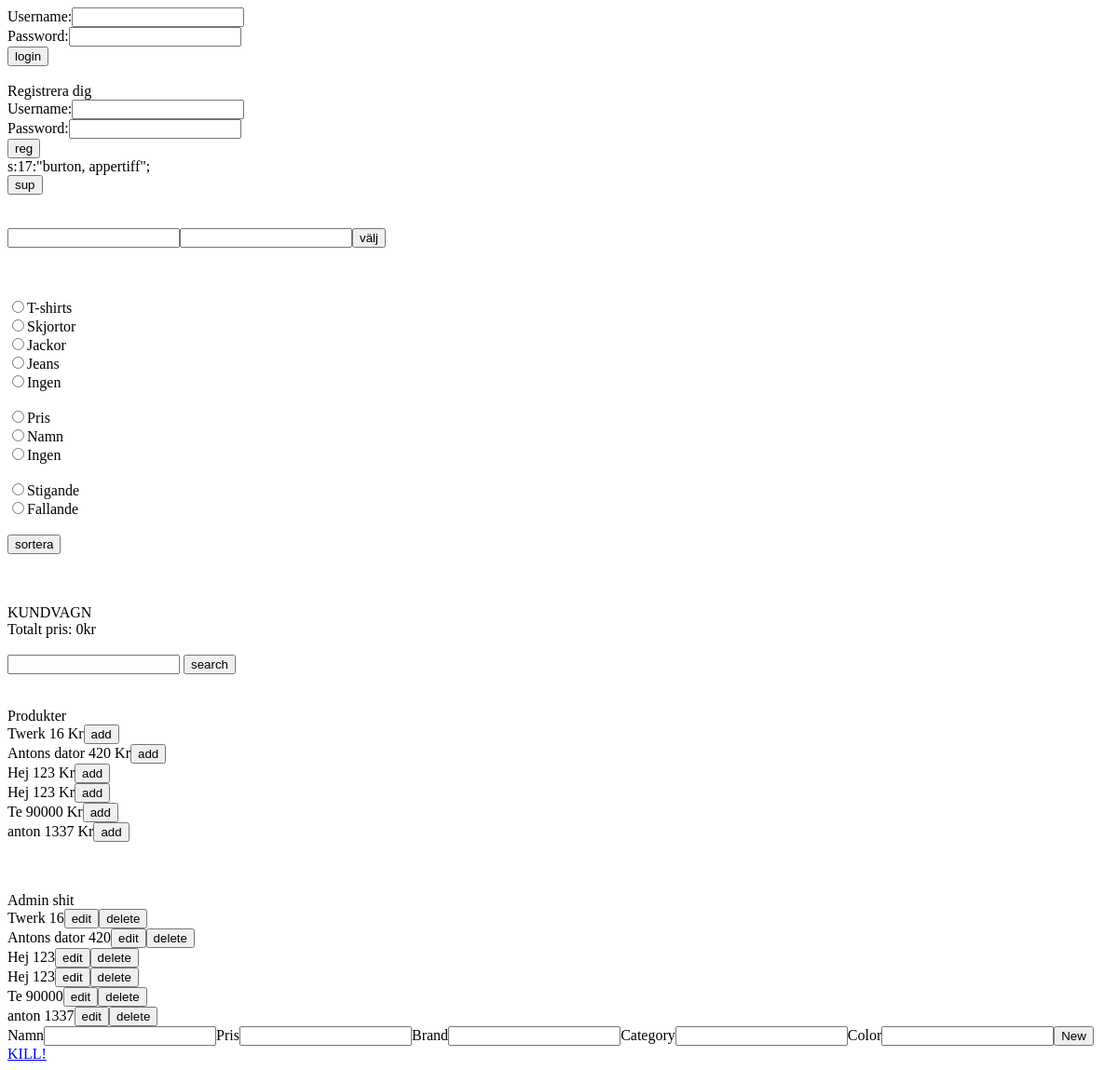
The app's page /, older data.
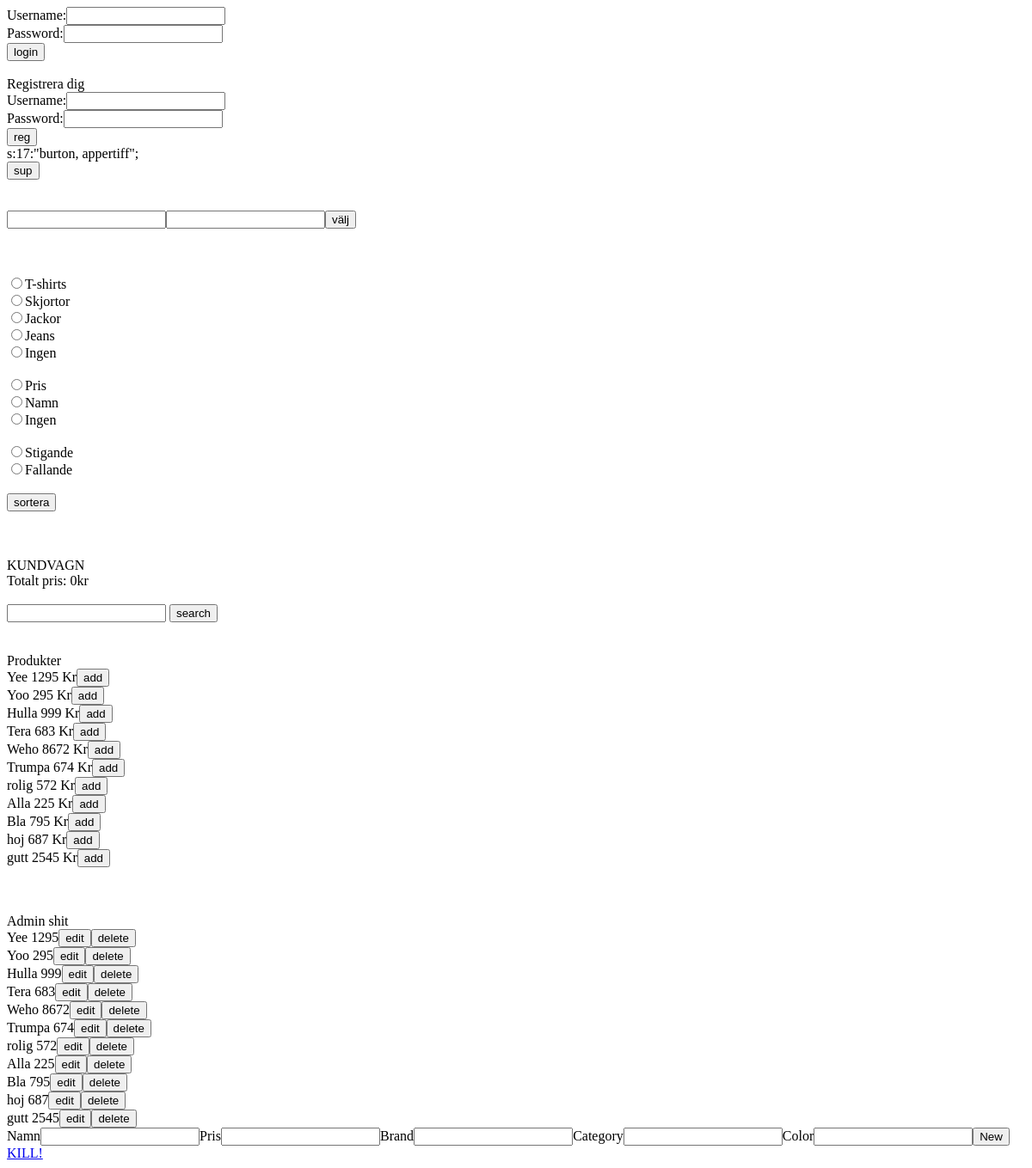
The same page, newer data.
### tables this page shows
CREATE TABLE IF NOT EXISTS `produkter` (
  `Id` int(11) NOT NULL AUTO_INCREMENT,
  `Namn` varchar(20) NOT NULL,
  `Pris` int(11) NOT NULL,
  `brand` varchar(30) NOT NULL,
  `color` varchar(30) NOT NULL,
  `category` varchar(30) NOT NULL,
  PRIMARY KEY (`Id`)
);

### Index.php (the view, shortened to what this page needs)
<?php
$dbh = new PDO('mysql:dbname=' . DB_NAME . ';host=' . DB_SERVER . ';charset=utf8', DB_USER, DB_PASSWORD);
include 'login.html.php';
$sql = "SELECT * FROM produkter";
$stmt = $dbh->prepare($sql);
$stmt->execute();
$produkter = $stmt->fetchAll();
$sql = "SELECT * FROM produkter";
$stmt = $dbh->prepare($sql);
$stmt->execute();
$adminprodukter = $stmt->fetchAll();
include 'reg.html.php';
echo "<form method='post'>";
echo "<input type=submit name=hej value=sup>";
echo"<br>";
echo"<br>";
echo"<br>";
echo "<form method='get'>";
echo"<input type=text name=gender>";
echo"<input type=text name=category>";
echo "<input type=submit name=action value=välj>";
echo "</form>";
echo"<br>";
echo"<br>";
echo"<br>";
echo "<form method='post'>";
echo "<input type=radio name=category value=T-shirt>T-shirts";
echo "<br>";
echo "<input type=radio name=category value=Skjortor>Skjortor";
echo "<br>";
echo "<input type=radio name=category value=Jackor>Jackor";
echo "<br>";
echo "<input type=radio name=category value=Jeans>Jeans";
echo "<br>";
echo "<input type=radio name=category value=>Ingen";
echo "<br>";
echo "<br>";
echo "<input type=radio name=sortby value=Pris>Pris";
echo "<br>";
echo "<input type=radio name=sortby value=Namn>Namn";
echo "<br>";
echo "<input type=radio name=sortby value=>Ingen";
echo "<br>";
echo "<br>";
echo "<input type=radio name=sortord value=ASC>Stigande";
echo "<br>";
echo "<input type=radio name=sortord value=DESC>Fallande";
echo "<br>";
echo "<br>";
echo "<input type=submit name=handling value=sortera>";
echo "<br>";
echo "</form>";
echo "<br>";
echo "<br>";
echo "<br>";
echo 'KUNDVAGN';
$total = 0;
echo "<br>"."Totalt pris: ".$total . "kr";
echo "<br>";
echo "<br>";
echo "<form method='post'>";
echo "<input type=text name=search>";
echo " <input type=submit name=action value=search>";
echo "</form>";
echo "<br>";
echo "<br>";
echo "Produkter";
echo "<br>";
if ($produkter[1] != 0) {
    foreach ($produkter as $produkt) {
        echo "<tr>";
        echo "<form method='post'>";
        echo "<td>" . $produkt[1] . " " . $produkt[2] . " Kr</td>";
        echo "<td><input type='submit' name='action' value='add'></td>";
        echo "</form>";
        echo "</tr>";
    }
} else {
    echo "<br>";
    echo "Det du letade efter existerar inte. Idiot.";
}
echo "<br>";
echo "<br>";
echo "<br>";
echo 'Admin shit';
foreach ($adminprodukter as $produkt) {
    echo "<tr>";
    echo "<form method='post'>";
    echo "<td>" . $produkt[1] . " " . $produkt[2] . "</td>";
    echo "<td><input type='submit' name='action' value='edit'><input type='submit' name='action' value='delete'></td>";
    echo "</form>";
    echo "</tr>";
}
echo "<form method='post'>";
echo "Namn<input type='text' name='namn'>";
echo "Pris<input type='text' name='pris'>";
echo "Brand<input type='text' name='brand'>";
echo "Category<input type='text' name='category'>";
echo "Color<input type='text' name='color'>";
echo "<input type='submit' name='action' value='New'>";
echo "</form>";
?>
<!DOCTYPE html>
<html>
    <head>
    </head>
    <body>
        <a href="kill.php">KILL!</a>
        <br>
    </body>
</html>

Row changes from the older to the newer data that the page shows:
removed produkter: Namn "Twerk", Pris "16"
removed produkter: Namn "Antons dator", Pris "420"
removed produkter: Namn "Hej", Pris "123"
removed produkter: Namn "Hej", Pris "123"
removed produkter: Namn "Te", Pris "90000"
removed produkter: Namn "anton", Pris "1337"
added produkter: Namn "Yee", Pris "1295"
added produkter: Namn "Yoo", Pris "295"
added produkter: Namn "Hulla", Pris "999"
added produkter: Namn "Tera", Pris "683"
added produkter: Namn "Weho", Pris "8672"
added produkter: Namn "Trumpa", Pris "674"
added produkter: Namn "rolig", Pris "572"
added produkter: Namn "Alla", Pris "225"
added produkter: Namn "Bla", Pris "795"
added produkter: Namn "hoj", Pris "687"
added produkter: Namn "gutt", Pris "2545"
